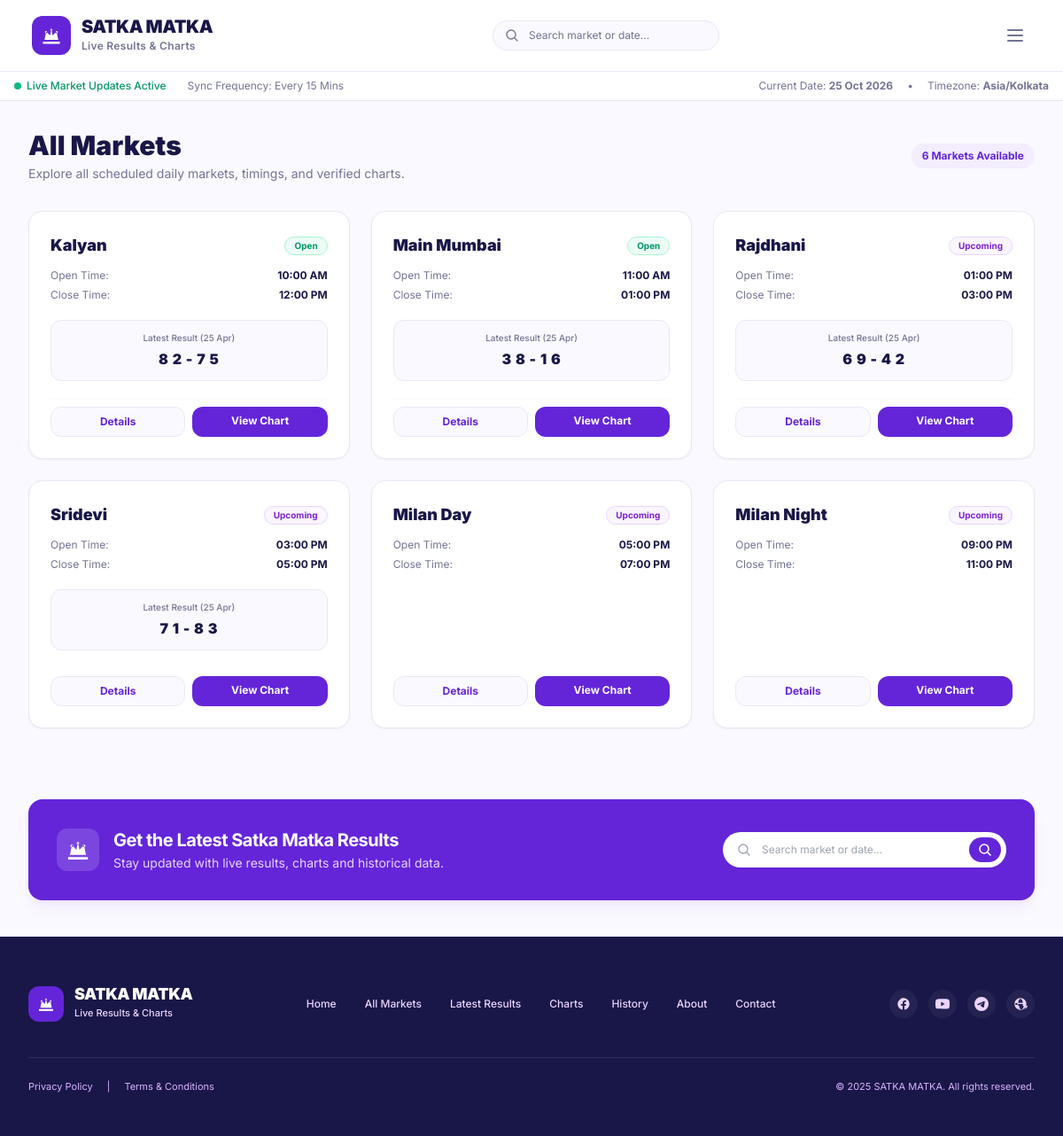
The app's page /markets.php with its own data.
### tables this page shows
CREATE TABLE IF NOT EXISTS markets (
    id INT AUTO_INCREMENT PRIMARY KEY,
    name VARCHAR(100) NOT NULL,
    slug VARCHAR(120) NOT NULL UNIQUE,
    open_time VARCHAR(20) NOT NULL,
    close_time VARCHAR(20) NOT NULL,
    status VARCHAR(20) NOT NULL DEFAULT 'active',
    is_live TINYINT(1) NOT NULL DEFAULT 0,
    is_featured TINYINT(1) NOT NULL DEFAULT 1,
    display_order INT NOT NULL DEFAULT 0,
    seo_title VARCHAR(255) NULL,
    seo_description TEXT NULL,
    created_at DATETIME NOT NULL DEFAULT CURRENT_TIMESTAMP,
    updated_at DATETIME NOT NULL DEFAULT CURRENT_TIMESTAMP ON UPDATE CURRENT_TIMESTAMP
);

CREATE TABLE IF NOT EXISTS results (
    id INT AUTO_INCREMENT PRIMARY KEY,
    market_id INT NOT NULL,
    result_date DATE NOT NULL,
    open_panna VARCHAR(10) NULL,
    open_digit VARCHAR(5) NULL,
    close_digit VARCHAR(5) NULL,
    close_panna VARCHAR(10) NULL,
    open_display VARCHAR(20) NULL,
    close_display VARCHAR(20) NULL,
    jodi VARCHAR(10) NULL,
    full_result VARCHAR(50) NULL,
    status VARCHAR(20) NOT NULL DEFAULT 'published',
    published_at DATETIME NULL,
    created_at DATETIME NOT NULL DEFAULT CURRENT_TIMESTAMP,
    updated_at DATETIME NOT NULL DEFAULT CURRENT_TIMESTAMP ON UPDATE CURRENT_TIMESTAMP,
    UNIQUE KEY uq_market_date (market_id, result_date),
    INDEX idx_result_date (result_date),
    INDEX idx_market_id (market_id)
);

### app/models/Market.php (called while the page is built, shortened)
<?php
class Market {
    public static function all(string $status = ''): array {
        $pdo = Database::getConnection();
        if ($status) {
            $stmt = $pdo->prepare("SELECT * FROM markets WHERE status = ? ORDER BY display_order ASC, id ASC");
            $stmt->execute([$status]);
        } else {
            $stmt = $pdo->query("SELECT * FROM markets ORDER BY display_order ASC, id ASC");
        }
        return $stmt->fetchAll();
    }
}

### app/helpers/security.php (called while the page is built, shortened)
<?php
function e(?string $value): string {
    return htmlspecialchars($value ?? '', ENT_QUOTES | ENT_SUBSTITUTE, 'UTF-8');
}

### app/models/Result.php (called while the page is built, shortened)
<?php
class Result {
    public static function findLatestForMarket(int $marketId): ?array {
        $pdo = Database::getConnection();
        $stmt = $pdo->prepare("
            SELECT r.*, m.name as market_name, m.slug as market_slug, m.open_time, m.close_time, m.is_live
            FROM results r
            JOIN markets m ON r.market_id = m.id
            WHERE r.market_id = ? AND r.status = 'published'
            ORDER BY r.result_date DESC, r.id DESC
            LIMIT 1
        ");
        $stmt->execute([$marketId]);
        $row = $stmt->fetch();
        return $row ?: null;
    }
}

### app/helpers/common.php (called while the page is built, shortened)
<?php
function format_app_date(?string $dateStr, string $format = 'd M Y'): string {
    try {
        $dt = new DateTime($dateStr);
        return $dt->format($format);
    } catch (Exception $e) {
        return $dateStr;
    }
}

### markets.php (the view, shortened to what this page needs)
<?php
$markets = Market::all();
require __DIR__ . '/includes/head.php';
require __DIR__ . '/includes/header.php';
require __DIR__ . '/includes/navbar.php';
?>
<main class="max-w-[1440px] mx-auto px-4 sm:px-6 lg:px-8 py-8 w-full">
  <div class="flex items-center justify-between mb-8">
    <div>
      <h1 class="text-2xl sm:text-3xl font-black text-[#191747]">All Markets</h1>
      <p class="text-xs sm:text-sm text-[#737493] mt-1">Explore all scheduled daily markets, timings, and verified charts.</p>
    </div>
    <span class="px-3 py-1.5 rounded-full bg-[#F3EDFF] text-[#6425D9] text-xs font-bold">
      <?= count($markets) ?> Markets Available
    </span>
  </div>
  <div class="grid grid-cols-1 sm:grid-cols-2 lg:grid-cols-3 xl:grid-cols-4 gap-6">
    <?php foreach ($markets as $m):
      $latest = Result::findLatestForMarket($m['id']);
      $isOpen = !empty($m['is_live']);
    ?>
      <div class="bg-white rounded-2xl border border-[#EAE8F5] p-6 shadow-sm card-hover-effect flex flex-col justify-between">
        <div>
          <div class="flex items-center justify-between mb-3">
            <h2 class="text-lg font-black text-[#191747]"><?= e($m['name']) ?></h2>
            <?php if ($isOpen): ?>
              <span class="px-2.5 py-0.5 rounded-full text-[10px] font-bold bg-emerald-50 text-emerald-600 border border-emerald-200">Open</span>
            <?php else: ?>
              <span class="px-2.5 py-0.5 rounded-full text-[10px] font-bold bg-purple-50 text-purple-700 border border-purple-200">Upcoming</span>
            <?php endif; ?>
          </div>
          <div class="space-y-1.5 text-xs text-[#737493] mb-5">
            <div class="flex justify-between">
              <span>Open Time:</span>
              <strong class="text-[#191747]"><?= e($m['open_time']) ?></strong>
            </div>
            <div class="flex justify-between">
              <span>Close Time:</span>
              <strong class="text-[#191747]"><?= e($m['close_time']) ?></strong>
            </div>
          </div>
          <?php if ($latest): ?>
            <div class="bg-[#FAF9FF] border border-[#EAE8F5] rounded-xl p-3 text-center mb-5">
              <span class="text-[10px] text-[#737493] font-medium block">Latest Result (<?= format_app_date($latest['result_date'], 'd M') ?>)</span>
              <span class="text-base font-black text-[#191747] tracking-wider block mt-1"><?= e($latest['full_result']) ?></span>
            </div>
          <?php endif; ?>
        </div>
        <div class="grid grid-cols-2 gap-2 pt-2 border-t border-[#FAF9FF]">
          <a href="/market.php?id=<?= $m['id'] ?>" class="py-2 px-3 rounded-xl bg-[#FAF9FF] hover:bg-[#F3EDFF] text-[#6425D9] text-xs font-bold text-center border border-[#EAE8F5] transition">
            Details
          </a>
          <a href="/chart.php?id=<?= $m['id'] ?>" class="py-2 px-3 rounded-xl bg-[#6425D9] hover:bg-[#521ec2] text-white text-xs font-bold text-center transition">
            View Chart
          </a>
        </div>
      </div>
    <?php endforeach; ?>
  </div>
</main>
<?php require __DIR__ . '/includes/footer.php'; ?>

### assets/css/app.css (style rules this page uses)
:root { --primary-purple: #6425D9; --deep-purple: #35156F; --light-purple: #F3EDFF; --main-bg: #FFFFFF; --soft-bg: #FAF9FF; --primary-text: #191747; --secondary-text: #737493; --border-color: #EAE8F5; --success-green: #16A779; }
body { font-family: 'Inter', -apple-system, BlinkMacSystemFont, 'Segoe UI', Roboto, Helvetica, Arial, sans-serif; color: var(--primary-text); background-color: var(--soft-bg); -webkit-font-smoothing: antialiased; }
.card-hover-effect { transition: transform 0.2s ease, box-shadow 0.2s ease, border-color 0.2s ease; }

### records on screen
markets: name "Kalyan", is_live "Open", open_time "10:00 AM", close_time "12:00 PM", results.result_date "25 Apr", results.full_result "8 2 - 7 5"
markets: name "Main Mumbai", is_live "Open", open_time "11:00 AM", close_time "01:00 PM", results.result_date "25 Apr", results.full_result "3 8 - 1 6"
markets: name "Rajdhani", is_live "Upcoming", open_time "01:00 PM", close_time "03:00 PM", results.result_date "25 Apr", results.full_result "6 9 - 4 2"
markets: name "Sridevi", is_live "Upcoming", open_time "03:00 PM", close_time "05:00 PM", results.result_date "25 Apr", results.full_result "7 1 - 8 3"
markets: name "Milan Day", is_live "Upcoming", open_time "05:00 PM", close_time "07:00 PM"
markets: name "Milan Night", is_live "Upcoming", open_time "09:00 PM", close_time "11:00 PM"

### other values on screen
Setting::get('timezone', 'Asia/Kolkata') "Asia/Kolkata"
count($markets) "6"
Setting::get('site_name', 'Satka Matka') "SATKA MATKA"
